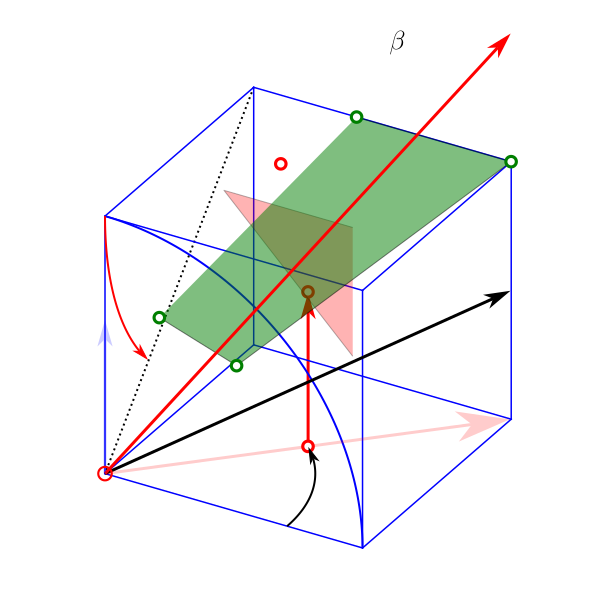

Python code for this plot:
#!/usr/bin/env python3
# -*- coding: utf-8 -*-
"""
Created on Thu Aug 11 11:03:50 2022


@author: rschmehl
"""

import matplotlib.pyplot as plt
import numpy as np
import os
from pathlib import Path
from itertools import product, combinations

# Folder with configuration and shared data
os.environ["PATH"] += r";C:\Program Files\Inkscape\bin"
os.environ["PATH"] += r";C:\texlive\2025\bin\windows"
os.environ["PATH"] += r";C:\Users\roele\Documents\Aerospace engineering\git\Repositories\Thesis\.venv\Scripts"

from vplot3d.vplot3d import init_view, Line, Vector, Point, Arc, ArcMeasure, Polygon, save_svg_tex, save_svg

fig = plt.figure()
ax = fig.add_subplot(projection='3d', proj_type='ortho')
ax.set_axis_off()

# Initialize vector diagram
# See also https://matplotlib.org/stable/api/toolkits/mplot3d/view_angles.html
init_view(width=600, height=600,
          xmin=0, xmax=1, ymin=0, ymax=1, zmin=-0.3, zmax=1.5,
          zoom=1.5, elev=30, azim=-60)

# draw cube https://itecnote.com/tecnote/python-plotting-a-3d-cube-a-sphere-and-a-vector-in-matplotlib/
r = [0, 1]
for s, e in combinations(np.array(list(product(r, r, r))), 2):
    if np.sum(np.abs(s-e)) == r[1]-r[0]:
        ax.plot3D(*zip(s, e), color="b")

# draw a line
l1 = Line(np.array([0, 1, 1]),np.array([0, -1, -1]),linewidth=2, linestyle="dotted")

# draw some vectors
v1 = Vector(np.array([0, 0, 0]),np.array([1, 1, 0.5]),shape='Arrow1Mend',zorder=11,color='k')
v2 = Vector(np.array([0, 0, 0]),np.array([1, 1, 0]),shape='Arrow1Lend',zorder=12,color='r', alpha=0.2)
v3 = Vector(np.array([0, 0, 0]),np.array([0, 0, 0.2]),scale=3,zorder=13,color='b',alpha=0.2)
v4 = Vector(np.array([0.5, 0.5, 0]),np.array([0, 0, 1.2]),scale=0.5,color='r')

v5 = Vector(np.array([0, 0, 0]),np.array([1, 1, 1.5]),shape='Arrow1Mend',zorder=11,color='r')

# draw some points
p1 = Point(np.array([0, 0, 0]),shape='CoG',scale=1.5,zorder=50,color='r')

p2 = Point(np.array([0.5, 0.5, 0]),shape='Point1M',zorder=30,color='r')
p3 = Point(np.array([0.5, 0.5, 0.6]),shape='Point1M',color='r')
p4 = Point(np.array([0.25, 0.75, 0.9]),shape='Point1M',color='r')

# draw some arcs and arc measures
a1  = Arc(np.array([0, 0, 0]),np.array([1, 0, 0]),np.array([0, 0, 1]),1,linewidth=2,color='b')
am1 = ArcMeasure(np.array([0, 0, 0]),np.array([1, 0, 0]),np.array([1, 1, 0]),1,linewidth=2,shape='Arrow1Mend',scale=0.707106781,zorder=31,color='k')
am2 = ArcMeasure(np.array([0, 1, 1]),np.array([0, -1, 0]),np.array([0, -1, -1]),0.5,linewidth=2,shape='Arrow1Mend',scale=1,zorder=31,color='r')

# draw a polygon
p  = np.array([0, 0, 0])
q1 = np.array([0.5, -0.5, 1.0])
q2 = np.array([0.8, -0.5, 0.9])
q3 = np.array([1.0, 1.0, 1.0])
q4 = np.array([0.4, 1.0, 1.0])
u1 = np.array([1, 1, 0])
u2 = np.array([0, 1, 1])
u3 = np.array([1, 1, 1])
#print(poly3d)

r1 = Point(q1,color='g',zorder=21)
r2 = Point(q2,color='g',zorder=21)
r3 = Point(q3,color='g',zorder=21)
r4 = Point(q4,color='g',zorder=21)
ex = np.array([1, 0, 0])
ey = np.array([0, 1, 0])
ez = np.array([0, 0, 1])

# Polygon
pg1 = Polygon(p, [[q1, q2, q3, q4]], edgecolor='k', facecolor='g', scale=1, linewidth=1, alpha=0.5)
pg2 = Polygon.rotated(np.array([0, 0.3, 0.2]), v=[[u1, u2, u3]], e1=ex, e3=ez, facecolor='r', edgecolor='k', scale=0.5, linewidth=1, alpha=0.3)
voff = np.array([-0.25, 0, 0])
# pg3 = Polygon.rotated(p, file=dat_path / 'clark_y_airfoil.dat', e1=ex, e3=ez, voff=voff, facecolor='k', edgecolor='k', scale=1, linewidth=1, alpha=0.1, edgecoloralpha=0.8)

# add some text | does not work anymore (error message in renderer)
ax.annotate3D(r'$\beta$', xyz=np.array([0.7, 0.7, 1.5]), xytext=(0,0))

os.environ['CONF_PATH'] = str(Path.cwd() / 'Figures' / 'Vplot3d')

save_file_path = Path(__file__).resolve().parent 
os.chdir(save_file_path)
save_svg_tex('many_objects', fontsize=20, scour=True)
os.chdir(Path.cwd().parent)  # Optionally restore previous working directory
plt.close()
